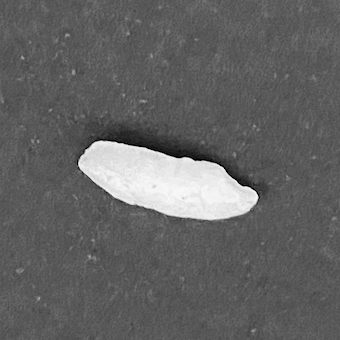
#> input picture src/imagenes/onerice.png, 340 x 340 px
$ jupyter execute --allow-errors Sementacion.ipynb
#> lines starting #> are read from the running program, lines starting #| are printed output that depends on the picture; after the words box and inside, x2 and y2 are one past the last pixel; in counts of white or black regions, pixels touching at a corner belong together
[cell 1]
#Proceso de segmentación metodo Otsu

[cell 2]
import cv2 as cv
import os
import matplotlib.pyplot as plt
import numpy as np

[cell 3]
image = cv.imread('imagenes/onerice.png',0)
#> image is the input picture: shape (340, 340); min 0, max 248, mean 99.1
plt.imshow(image, 'gray')

[cell 4]
#Pintar el histograma
histg = cv.calcHist([image],[0],None,[256],[0,256])
#> histg = 256 values, max 7711 at index 89, min 0 at index 4, mean 451.6
plt.plot(histg)
plt.show()
#> figure, not shown here; curve peaks at x = 89, y = 7711

[cell 5]
ret,thresh1 = cv.threshold(image,127,260,cv.THRESH_BINARY)
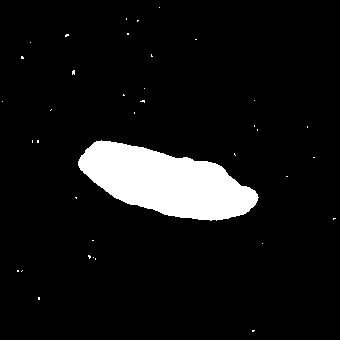
#> thresh1: shape (340, 340); 7.8% white; 37 white regions (36 under 20 px), largest, box (x1, y1, x2, y2) and area: (78, 140, 259, 221) 8861
plt.imshow(thresh1, 'gray')

[cell 6]
image_new = cv.imread('imagenes/rices.png',0)
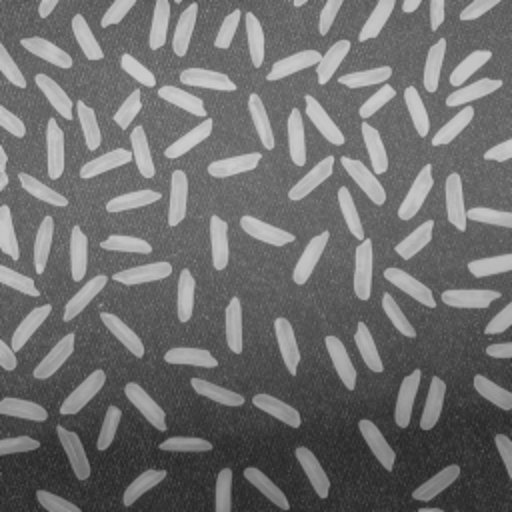
#> input picture src/imagenes/rices.png, 512 x 512 px
#> image_new is the input picture: shape (512, 512); min 38, max 207, mean 111.3
plt.imshow(image_new, 'gray')

[cell 7]
histg = cv.calcHist([image_new],[0],None,[256],[0,256])
#> histg = 256 values, max 6161 at index 104, min 0 at index 0, mean 1024
plt.plot(histg)
plt.show()
#> figure, not shown here; curve peaks at x = 104, y = 6161

[cell 8]
ret,thresh2 = cv.threshold(image_new,127,255,cv.THRESH_BINARY)
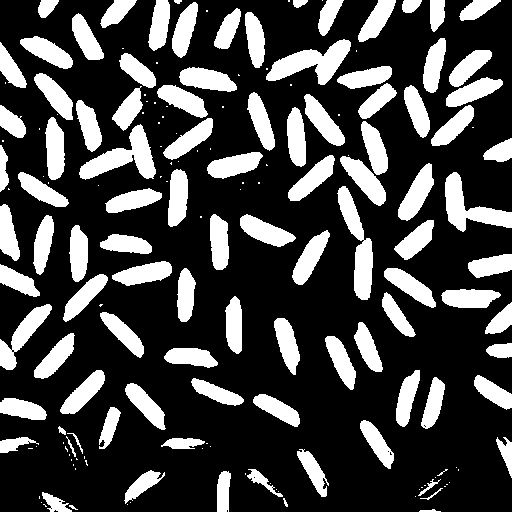
#> thresh2: shape (512, 512); 26.9% white; 177 white regions (76 under 20 px), largest, box (x1, y1, x2, y2) and area: (266, 39, 351, 85) 1776, (79, 124, 156, 180) 1766, (337, 186, 373, 300) 1704
plt.imshow(thresh2, 'gray')

[cell 9]
def filterImage(image):
    a,b = image.shape
#> a = 512; b = 512
    temp = np.zeros((a, b))
    i = 0
    for row in image:
        minimun = np.min(row)
        row = row - minimun
        temp[i] = row
        i = i + 1
#> this loop made 512 passes
#> minimun on passes 1 to 3: 80, 84, 86
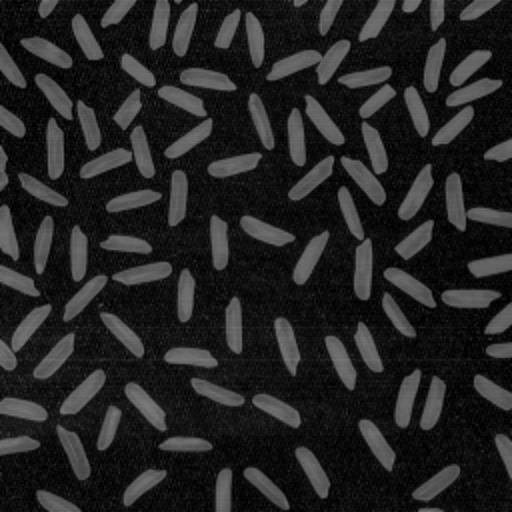
#> temp: shape (512, 512) float64; min 0, max 123, mean 36
#> after the loop, i = 512
    return temp

[cell 10]
image_new_2 = filterImage(image_new)
image_new_2 = np.uint8(image_new_2)
plt.imshow(image_new_2, 'gray')

[cell 11]
image_new_2 = np.uint8(image_new_2)
histg_1 = cv.calcHist([image_new_2],[0],None,[256],[0,256])
#> histg_1 = 256 values, max 11371 at index 12, min 0 at index 124, mean 1024
plt.plot(histg_1)
plt.show()
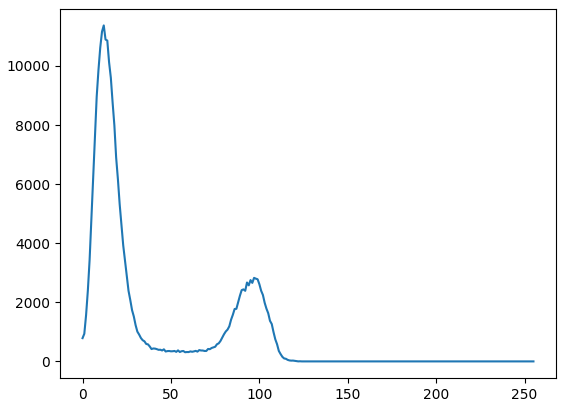
#> figure drawn by matplotlib, 1 panel; curve peaks at x = 12, y = 11371

[cell 12]
ret,thresh = cv.threshold(image_new_2,50,255,cv.THRESH_BINARY + cv.THRESH_OTSU)
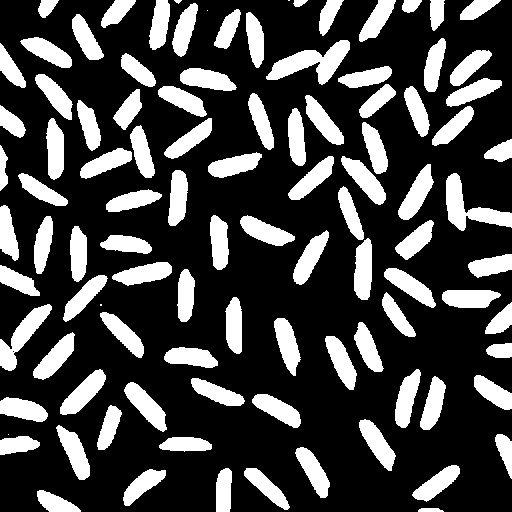
#> thresh: shape (512, 512); 27% white; 102 white regions (5 under 20 px), largest, box (x1, y1, x2, y2) and area: (266, 40, 350, 85) 1628, (446, 173, 512, 231) 1480, (0, 304, 52, 371) 1200
#> ret = 53
plt.imshow(thresh, 'gray')

[cell 13]
plt.imshow(image_new, 'gray')

[cell 14]
#metodo otsu

th2 = cv.adaptiveThreshold(image_new,255,cv.ADAPTIVE_THRESH_GAUSSIAN_C,cv.THRESH_BINARY,255,2)
#> th2: shape (512, 512); 29.9% white; 347 white regions (249 under 20 px), largest, box (x1, y1, x2, y2) and area: (338, 186, 373, 301) 1755, (266, 40, 351, 85) 1744, (445, 172, 512, 232) 1651

[cell 15]
plt.imshow(th2, 'gray')

[cell 16]
#Segmentación de color
image = cv.imread('imagenes/flowers.jpg')
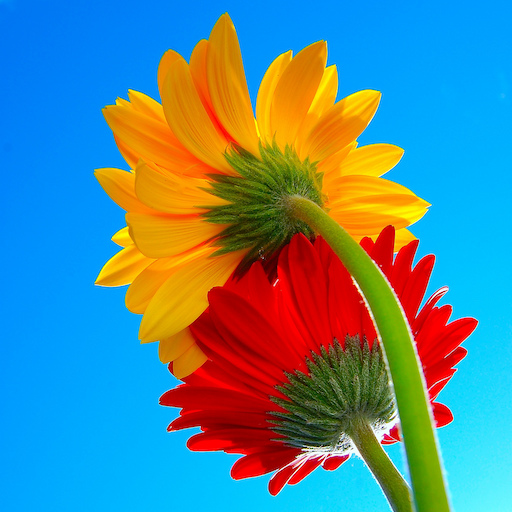
#> input picture src/imagenes/flowers.jpg, 512 x 512 px
#> image is the input picture: shape (512, 512, 3); mean B, G, R 144.6, 134.8, 86.6
image = cv.cvtColor(image, cv.COLOR_BGR2RGB);
plt.imshow(image)

[cell 17]
def obtenerCanaleColor(image, color):
    a,b,h = image.shape
    image_new = np.zeros((a,b))
    for i in range(a):
        for j in range(b):
            image_new[i,j] = image[i,j, color]
    return image_new

[cell 18]
titles = ['Rojo','Verde', 'Azul']
for i in range(3):
    plt.subplot(2,2,i+1),plt.imshow(obtenerCanaleColor(image, i),'gray')
    plt.title(titles[i])
    plt.xticks([]),plt.yticks([])
plt.show()
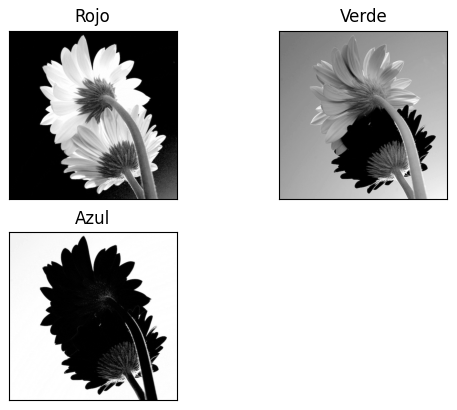
#> figure drawn by matplotlib, 3 panels

#> (a cell that did not finish here is left out)

#> (a cell that did not finish here is left out)

[cell 21]
#Segementación color rojo, detección

[cell 22]
def obtenerImagenColoRojo(image):
    a, b, h = image.shape
#> a = 512; b = 512; h = 3
    image_new = np.zeros((a,b))
    for i in range(a):
        for j in range(b):
            red = image[i,j, 0]
            green = image[i,j,1]
            blue = image[i,j,2]
            if red > 110 and green < 20 and blue < 20:
                image_new[i,j] = red
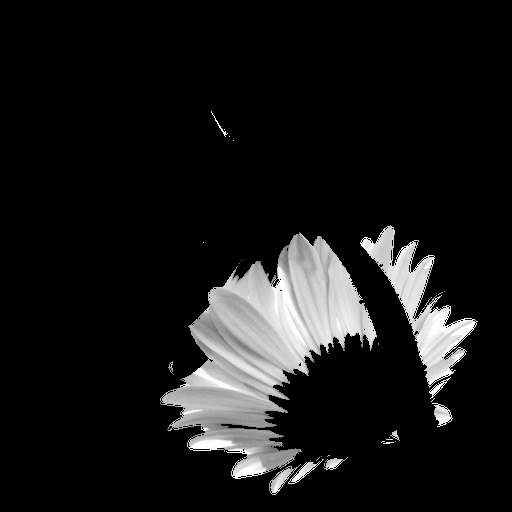
#> image_new: shape (512, 512) float64; min 0, max 255, mean 23.8
    return image_new

[cell 23]
image_red_new = obtenerImagenColoRojo(image);
plt.imshow(image_red_new, 'gray')

[cell 24]
kernel = np.ones((3,3),np.uint8)
erosion = cv.erode(image_red_new,kernel,iterations = 1)
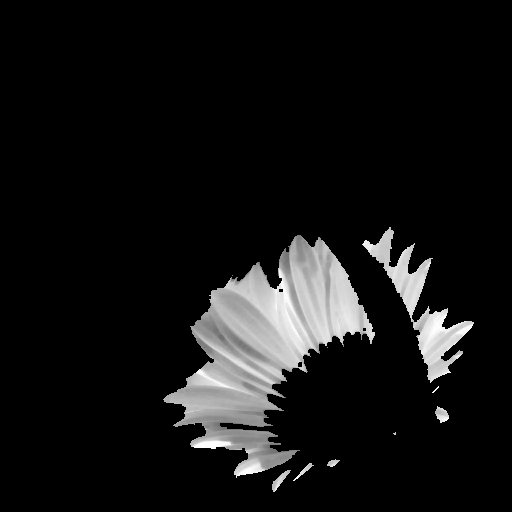
#> erosion: shape (512, 512) float64; min 0, max 254, mean 19.4
plt.imshow(erosion, 'gray')
